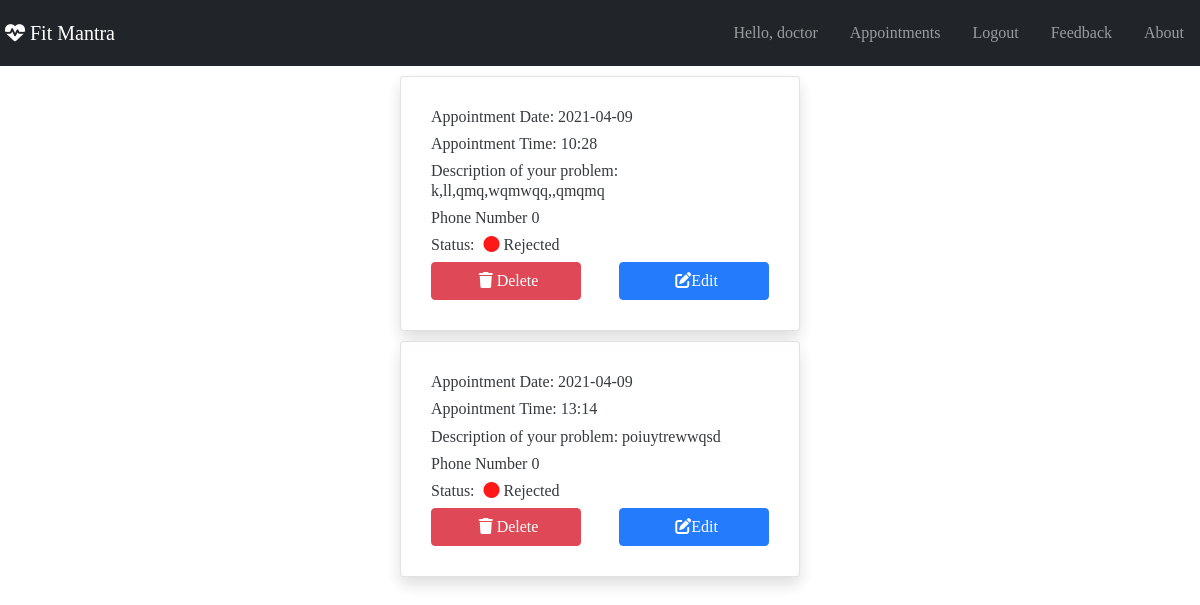
Page /myappointments (signed in) on the earlier database version.
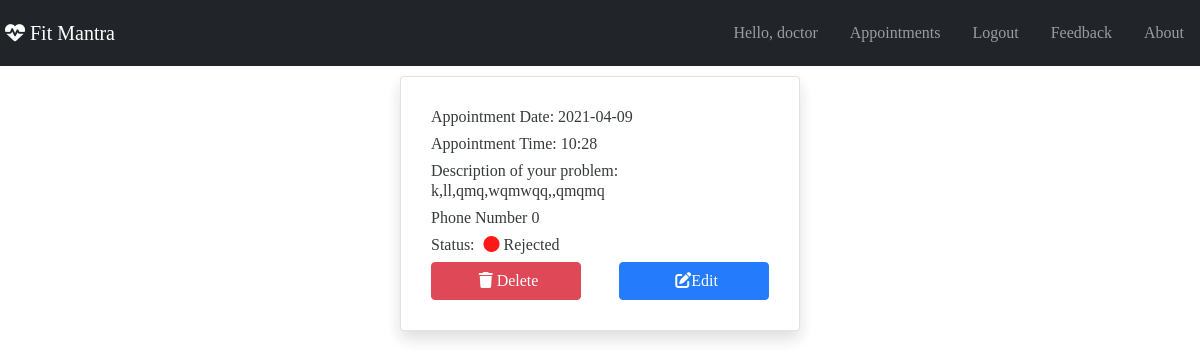
Same page on the later database version.
### home/models.py (models this page shows)
class Appointments(models.Model):
    user = models.ForeignKey(User, on_delete=models.DO_NOTHING)
    appointment_date = models.TextField()
    appointment_time = models.CharField(max_length=200)
    appointment_description = models.CharField(max_length=100)
    phone_number = models.CharField(max_length=15)
    status = models.IntegerField(default=0)

### home/views.py (the view)
# urls.py: path('myappointments', views.myappointments, name='myappointments'),
def myappointments(request):
    if request.user.is_authenticated:
        if request.method == "POST":
            id1 = int(request.POST["app_id"])
            Appointments.objects.get(id=id1).delete()
            redirect("myappointments")
        app = Appointments.objects.filter(user_id=request.user.id,)
        return render(request, "home/urappoint.html", {'app': app})
    return redirect("login")

### home/templates/home/urappoint.html (shortened to what this page needs)
{% extends "home/base.html" %}
{% block content %}
{% if app %}
 {% for app in app %}
 <div class="card shadow">
    <h6>Appointment Date:  {{app.appointment_date}}</h6>
    <h6>Appointment Time:  {{app.appointment_time}}</h6>
    <h6>Description of your problem:  {{app.appointment_description}}</h6>
    <h6>Phone Number  {{ app.phone_number }}</h6>
    <h6>Status: <i class="fas fa-circle"   {% ifequal app.status 2 %} style="color:red;" {% endifequal %} ></i> {% ifequal app.status 2 %} Rejected {% endifequal %}</h6>
   <div class="d-flex justify-content-between">
    <form action="" method="POST" class="del">
     <button class="btn btn-danger"><i class="fas fa-trash"></i> Delete</button>
    </form>
    <form action="{% url 'edit' %}" method="POST" >
     <button class="btn btn-primary"><i class="fas fa-edit"></i>Edit</button>
    </form>
    </div>
</div>
{%endfor%}
{%else%}
<h3>No Appointments. <a href="{% url 'appointment' %}">Click here</a> to book your appointments</h3>
{% endif %}
{% endblock %}

Differences in the rows shown:
removed Appointments: appointment_date "2021-04-09", appointment_time "13:14", appointment_description "poiuytrewwqsd", phone_number "0", status 2 (drawn)
